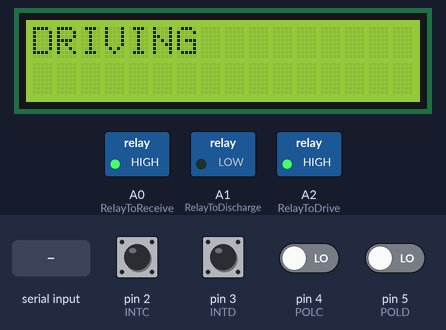
The sketch below on a simulated Arduino Uno, built with avr-gcc and run on an emulated ATmega328P. On the bench: 16×2 character LCD, switched loads named in the sketch (green lamp = pin HIGH). Inputs (shaded band) come from the test bench; at power-on: pin 2 (INTC), pin 3 (INTD) HIGH, pin 4 (POLC), pin 5 (POLD) LOW. What the sketch prints to the serial monitor is not drawn.

Above: at 1.2 s.
1.3 s: "C90\n" received over the second serial link
At 2.0 s:
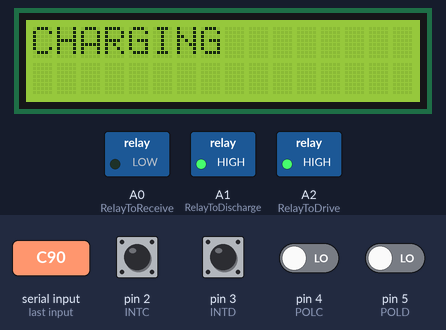
2.8 s: pin 2 (INTC) pulled LOW for 0.15 s
4.4 s: pin 3 (INTD) pulled LOW for 0.15 s
6.0 s: pin 3 (INTD) pulled LOW for 1 s
8.5 s: pin 2 (INTC) driven LOW and pin 3 (INTD) driven LOW
10.0 s: pin 3 (INTD) pulsed HIGH 5 times (0.12 s each, 0.3 s apart)
Timing chart, 0 to 13.0 s (numbered marks = the images above; inputs shaded):
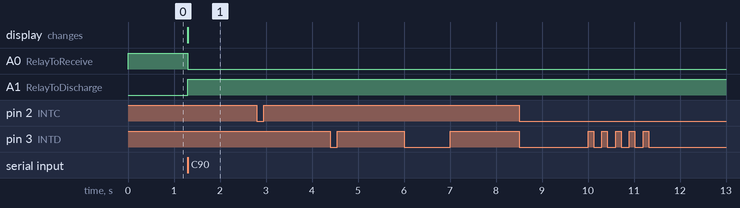

Measured:
- after the input at 1.3 s, A0 (RelayToReceive): HIGH → LOW at once; A1 (RelayToDischarge): LOW → HIGH at once; the display: changes at once (image 1)
- after the input at 2.8 s, every drawn part: stays the same
- after the input at 4.4 s, every drawn part: stays the same
- after the input at 6.0 s, every drawn part: stays the same
- after the input at 8.5 s, every drawn part: stays the same
- after the input at 10.0 s, every drawn part: stays the same

The sketch:

final.ino
```cpp
#include <LiquidCrystal.h>
#include <SoftwareSerial.h>
#include <String.h>

SoftwareSerial mySerial(10, 11); // RX, TX
LiquidCrystal lcd(A4, A3, 9, 8, 7, 6);


#define INTC 2  //INT0
#define INTD 3  //INT1
#define POLC 4  //measure polarity
#define POLD 5  //measure polarity

#define RelayToReceive A0
#define RelayToDischarge A1
#define RelayToDrive A2

//String data ="";
char character,mode[2],chargetransfer[4];

volatile double currentcharge = 0;
volatile double charge = 0;
volatile double battery_mAh = 10000.0; // milliamp-hours (mAh)
volatile double battery_percent = 100.0;  // state-of-charge (percent)

volatile boolean isrflag;
volatile long int timec, lasttime,timed,timerand1,timerand2,diff=0;
volatile double mA;
int power=1000;
double ah_quanta = 0.17067759; // mAh for each INT
double percent_quanta; // calculate below

void setup()
{
  // Set up I/O pins:

  pinMode(INTC,INPUT_PULLUP); // Interrupt input pin (must be D2 or D3)

  pinMode(INTD,INPUT_PULLUP);

  pinMode(POLC,INPUT); // Polarity input pin
  pinMode(POLD,INPUT);

  pinMode(RelayToReceive,OUTPUT); // relay to car meant for chraging
  digitalWrite(RelayToReceive,HIGH);

  pinMode(RelayToDischarge,OUTPUT);// Enable serial output:
  digitalWrite(RelayToDischarge,LOW);

  pinMode(RelayToDrive,OUTPUT);
  digitalWrite(RelayToDrive,HIGH);

  Serial.begin(9600); // not for lcd

  mySerial.begin(38400); // for bluetooth

  //Serial.println("test ");

  percent_quanta = 1.0/(battery_mAh/1000.0*5859.0/100.0); // One INT is this many percent of battery capacity:

  isrflag = false;

  attachInterrupt(0,chargeISR,FALLING);
  attachInterrupt(1,dischargeISR,FALLING);

  lcd.begin(16, 2);
  // Print a message to the LCD.
  //lcd.print("MERC HACK!");

}

void loop()
{

  //Serial.print("yes");
  int i=0;
  static int n = 0;

    lcd.setCursor(0,0);
    lcd.print("DRIVING");


  if(mySerial.available())
  {
    String data ="";
       while(mySerial.available())
        {
          character = mySerial.read();
          data=data+character;
          Serial.print(character);

         }

  for(i=0;i<1;i++)
    {
      mode[i]=data[i];
    }
  for(i=1;i<5;i++)
    {
      chargetransfer[i-1]=data[i];
      charge += (chargetransfer[i-1]-48)*power;
      power /= 10;
    }
      Serial.println(charge);

      currentcharge=battery_mAh;

   if (mode[0]=='?')
        {
          //Serial.print(mode[i]);
          char str[6]="";
          //long int abc = battery_mAh;

            for (i=0;i<5;i++){
              //str[i]=(abc%10)+48;
              str[4-i]=((int)currentcharge%10)+48;
              currentcharge=currentcharge/10;
            Serial.println(str[4-i]);
            }
            str[5]='\0';
            mySerial.write(str);
            character=0;
         }
  else if( mode[0]=='C')
  {
    digitalWrite(RelayToDischarge,HIGH);
    Serial.println("CH");
    lcd.setCursor(0,0);
    lcd.print("CHARGING");
    //lcd.setCursor(0,1);
    //lcd.print(charge);
    //lcd.print("mAh");
    //while(battery_mAh<=(currentcharge+(charge/50)))
    while(diff<(charge*5*5*1000))
      {
        timerand1=millis();
        digitalWrite(RelayToReceive,LOW);
        Serial.println(diff);
        timerand2=millis();
        diff+=timerand2-timerand1;
      }
    digitalWrite(RelayToReceive,HIGH);
    digitalWrite(RelayToDischarge,LOW);
    lcd.clear();
    lcd.setCursor(0,0);
    lcd.print("CHARGING DONE");
    delay(3000);
    lcd.clear();
  }
  else if(mode[0]=='D')
  {
    Serial.println("DH");
    lcd.clear();
    lcd.setCursor(0,0);
    lcd.print("DISCHARGING");
    //lcd.setCursor(0,1);
    //lcd.print(charge);
    //lcd.print("mAh");
    while(battery_mAh>=(currentcharge-charge))
      {
        digitalWrite(RelayToDrive,LOW);
      }
    digitalWrite(RelayToDrive,HIGH);
    lcd.clear();
    lcd.setCursor(0,0);
    lcd.print("DISCHARGING DONE");
    delay(3000);
    lcd.clear();
   }
   power=1000;
   charge=0;
 }


}

void chargeISR() // Run automatically for falling edge on D2 (INT0)
{
  static boolean polarity;

  lasttime = timec;  // Determine delay since last interrupt (for mA calculation)
  timec = micros();

  // Get polarity value

  polarity = digitalRead(POLC);
  if (polarity) // high = charging
  {
    battery_mAh += ah_quanta;
    battery_percent += percent_quanta;
  }
  else // low = discharging
  {
    battery_mAh -= ah_quanta;
    battery_percent -= percent_quanta;
  }

  // Calculate mA from time delay (optional)

  mA = 614.4/((timec-lasttime)/1000000.0);

  // If charging, we'll set mA negative (optional)

  if (polarity) mA = mA * -1.0;

  // Set isrflag so main loop knows an interrupt occurred

  isrflag = true;
  if (isrflag)
  {
    // Reset the flag to false so we only do this once per INT

    isrflag = false;

    // Print out current status (variables set by myISR())

    Serial.print(" CHARGING ");
    Serial.print("mAh: ");
    Serial.print(battery_mAh);
    Serial.print(" soc: ");
    Serial.print(battery_percent);
    Serial.print("% time: ");
    Serial.print((timec-lasttime)/1000000.0);
    Serial.print("s mA: ");
    Serial.println(mA);

   // lcd.setCursor(0,0);
    //lcd.print("CHARGING");
  }

}

void dischargeISR() // Run automatically for falling edge on D3 (INT1)
{
  static boolean polarity;

  lasttime = timed;  // Determine delay since last interrupt (for mA calculation)
  Serial.println(lasttime);
  timed = micros();
  Serial.println(timed);

  // Get polarity value

  polarity = digitalRead(POLD);
  if (polarity) // high = charging
  {
    battery_mAh += ah_quanta;
    battery_percent += percent_quanta;
  }
  else // low = discharging
  {
    battery_mAh -= ah_quanta;
    battery_percent -= percent_quanta;
  }

  // Calculate mA from time delay (optional)

  mA = 614.4/((timed-lasttime)/1000000.0);

  // If charging, we'll set mA negative (optional)

  if (polarity) mA = mA * -1.0;

  // Set isrflag so main loop knows an interrupt occurred

  isrflag = true;
  if (isrflag)
  {
    // Reset the flag to false so we only do this once per INT

    isrflag = false;

    // Print out current status (variables set by myISR())

    Serial.print(" DISCHARGING ");
    Serial.print("mAh: ");
    Serial.print(battery_mAh);
    Serial.print(" soc: ");
    Serial.print(battery_percent);
    Serial.print("% time: ");
    Serial.print((timed-lasttime)/1000000.0);
    Serial.print("s mA: ");
    Serial.println(mA);

    //lcd.setCursor(0,0);
    //lcd.print("DISCHARGING");
  }

}
```
